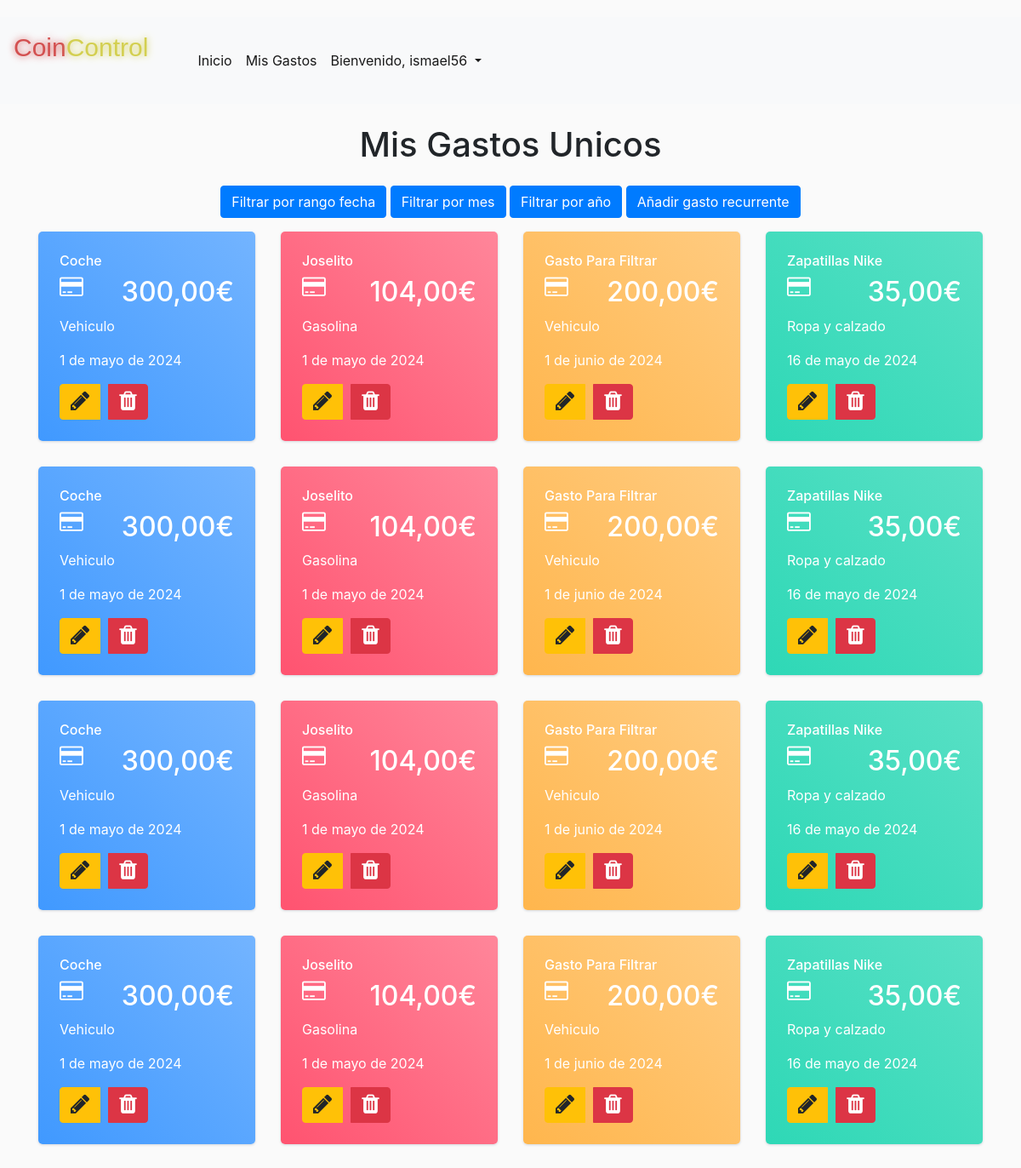
Before: /mis_gastos/unicos (signed in) with the older database file.
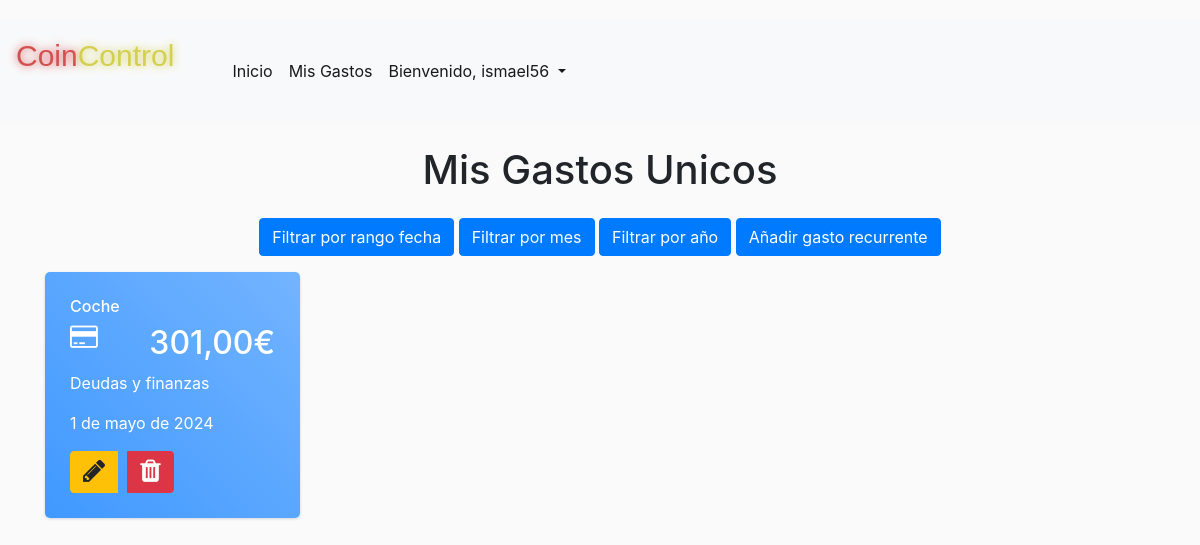
After: the same page with the newer database file.
### CoinControllapp/models.py (models this page shows, shortened)
class Gasto(models.Model):
    nombre = models.CharField(max_length=100)
    cantidad = models.DecimalField(max_digits=10, decimal_places=2)
    fecha = models.DateField()
    fechaFin =models.DateField(null=True,blank=True)
    categoria = models.CharField(max_length=100)
    notas = models.TextField(blank=True)
    usuario = models.ForeignKey(User, on_delete=models.CASCADE)
    pagoUnico = models.BooleanField(default=False)
    frecuencia_choices = [
        ('mensual', 'Mensual'),
        ('semanal', 'Semanal'),
        ('anual', 'Anual'),
    ]
    frecuencia = models.CharField(max_length=10, choices=frecuencia_choices, blank=True, null=True)

### CoinControllapp/views_gastos.py (the view)
# urls.py: path('mis_gastos/unicos',views_gastos.gastosUnicos_view,name='gastos_unico'),
@login_required
def gastosUnicos_view(request):
    gastos = Gasto.objects.filter(usuario=request.user,fechaFin__isnull= True)
    return render(request, 'mis_gastos_unicos.html', {'gastos': gastos})

### CoinControllapp/templates/mis_gastos_unicos.html (shortened to what this page needs)
{% extends 'base.html' %} {% block content %}
<div class="container">
    <h1 class="mt-4 mb-4 text-center">Mis Gastos Unicos</h1>
    <div class="text-center mb-3">
        <button id="toggleFormBtn" class="btn btn-primary">Filtrar por rango fecha</button>
        <button id="toggleFormBtn2" class="btn btn-primary">Filtrar por mes</button>
        <button id="toggleFormBtn3" class="btn btn-primary">Filtrar por año</button>
        <a href="{% url 'new_gasto_unico' %}" class="btn btn-primary">Añadir gasto recurrente</a>
    </div>
    <div class="row">
        {% for gasto in gastos %}
        {% for gasto in gastos %}
        {% if forloop.counter0|divisibleby:4 %}
        <div class="col-md-4 col-xl-3">
            <div class="card bg-c-blue order-card">
                <div class="card-block">
                    <h6 class="m-b-20">{{ gasto.nombre }}</h6>
                    <h2 class="text-right"><i class="fa fa-credit-card f-left"></i><span>{{ gasto.cantidad }}€</span>
                    </h2>
                    <p class="m-b-0">{{ gasto.categoria }}</p>
                    <p class="m-b-0">{{ gasto.fecha }}</p>
                    <div class="btn-group" role="group" aria-label="Botones de acción">
                        <a href="{% url 'editar_gasto_unico_view' gasto.id %}" class="btn btn-warning" role="button" title="Editar"><i class="fa fa-pencil"></i></a>
                        <div class="btn-group-divider" style="width: 10px;"></div>
                        <a href="{% url 'borrar_gasto_unico' gasto.id %}" class="btn btn-danger" role="button" title="Borrar"><i class="fa fa-trash"></i></a>
                    </div>
                </div>
            </div>
        </div>
        {% elif forloop.counter0|divisibleby:3 %}
        <div class="col-md-4 col-xl-3">
            <div class="card bg-c-green order-card">
                <div class="card-block">
                    <h6 class="m-b-20">{{ gasto.nombre }}</h6>
                    <h2 class="text-right"><i class="fa fa-credit-card f-left"></i><span>{{ gasto.cantidad }}€</span>
                    </h2>
                    <p class="m-b-0">{{ gasto.categoria }}</p>
                    <p class="m-b-0">{{ gasto.fecha }}</p>
                    <div class="btn-group" role="group" aria-label="Botones de acción">
                        <a href="{% url 'editar_gasto_unico_view' gasto.id %}" class="btn btn-warning" role="button" title="Editar"><i class="fa fa-pencil"></i></a>
                        <div class="btn-group-divider" style="width: 10px;"></div>
                        <a href="{% url 'borrar_gasto_unico' gasto.id %}" class="btn btn-danger" role="button" title="Borrar"><i class="fa fa-trash"></i></a>
                    </div>
                </div>
            </div>
        </div>
        {% elif forloop.counter0|divisibleby:2 %}
        <div class="col-md-4 col-xl-3">
            <div class="card bg-c-yellow order-card">
                <div class="card-block">
                    <h6 class="m-b-20">{{ gasto.nombre }}</h6>
                    <h2 class="text-right"><i class="fa fa-credit-card f-left"></i><span>{{ gasto.cantidad }}€</span>
                    </h2>
                    <p class="m-b-0">{{ gasto.categoria }}</p>
                    <p class="m-b-0">{{ gasto.fecha }}</p>
                    <div class="btn-group" role="group" aria-label="Botones de acción">
                        <a href="{% url 'editar_gasto_unico_view' gasto.id %}" class="btn btn-warning" role="button" title="Editar"><i class="fa fa-pencil"></i></a>
                        <div class="btn-group-divider" style="width: 10px;"></div>
                        <a href="{% url 'borrar_gasto_unico' gasto.id %}" class="btn btn-danger" role="button" title="Borrar"><i class="fa fa-trash"></i></a>
                    </div>
                </div>
            </div>
        </div>
        {% else %}
        <div class="col-md-4 col-xl-3">
            <div class="card bg-c-pink order-card">
                <div class="card-block">
                    <h6 class="m-b-20">{{ gasto.nombre }}</h6>
                    <h2 class="text-right"><i class="fa fa-credit-card f-left"></i><span>{{ gasto.cantidad }}€</span>
                    </h2>
                    <p class="m-b-0">{{ gasto.categoria }}</p>
                    <p class="m-b-0">{{ gasto.fecha }}</p>
                    <div class="btn-group" role="group" aria-label="Botones de acción">
                        <a href="{% url 'editar_gasto_unico_view' gasto.id %}" class="btn btn-warning" role="button" title="Editar"><i class="fa fa-pencil"></i></a>
                        <div class="btn-group-divider" style="width: 10px;"></div>
                        <a href="{% url 'borrar_gasto_unico' gasto.id %}" class="btn btn-danger" role="button" title="Borrar"><i class="fa fa-trash"></i></a>
                    </div>
                </div>
            </div>
        </div>
        {% endif %}
        {% endfor %}
        {% endfor %}
    </div>
</div>
{% endblock %}

### CoinControllapp/templates/base.html (shortened to what this page needs)
<!DOCTYPE html>
<html lang="es">
<head>
    <link href="https://stackpath.bootstrapcdn.com/bootstrap/4.5.2/css/bootstrap.min.css" rel="stylesheet">
    <link href="https://maxcdn.bootstrapcdn.com/font-awesome/4.3.0/css/font-awesome.min.css" rel="stylesheet">
</head>
<header>
    <nav class="navbar navbar-expand-lg navbar-light bg-light">
        <h1>
            <p class="coin">Coin
            <p class="controll">Control</p>
            </p>
        </h1>
        <div class="collapse navbar-collapse" id="navbarNav">
            <ul class="navbar-nav">
                <li class="nav-item active">
                    <a class="nav-link" href={% url 'home' %}>Inicio <span class="sr-only">(current)</span></a>
                </li>
                {% if user.is_authenticated %}
                <li class="nav-item active">
                    <a class="nav-link" href={% url 'mis_gastos' %}>Mis Gastos
                </li>
                <li class="nav-item dropdown active">
                    <a class="nav-link dropdown-toggle" href="#" id="navbarDropdownMenuLink" role="button"
                        data-toggle="dropdown" aria-haspopup="true" aria-expanded="false">
                        Bienvenido, {{ request.user.username }}
                    </a>
                </li>
                {% endif %}
            </ul>
        </div>
    </nav>
</header>
<body>
    {% block content %}{% endblock %}
</body>
</html>

### CoinControllapp/templates/base.html (style rules this page uses)
.coin { text-align: left; font-family: Arial; font-size: 30px; color: #d35050; text-shadow: 0px 0px 9px #d35050; width: auto; }
.coin, .controll { display: inline-block; }
.controll { width: auto; text-align: left; font-family: Arial; font-size: 30px; color: #d3cf50; text-shadow: 0px 0px 9px #d3cf50; }

### CoinControllapp/templates/mis_gastos_unicos.html (style rules this page uses)
body { margin-top: 20px; background: #FAFAFA; }
.order-card { color: #fff; }
.bg-c-blue { background: linear-gradient(45deg, #4099ff, #73b4ff); }
.card { border-radius: 5px; -webkit-box-shadow: 0 1px 2.94px 0.06px rgba(4, 26, 55, 0.16); box-shadow: 0 1px 2.94px 0.06px rgba(4, 26, 55, 0.16); border: none; margin-bottom: 30px; -webkit-transition: all 0.3s ease-in-out; transition: all 0.3s ease-in-out; }
.card .card-block { padding: 25px; }
.order-card i { font-size: 26px; }
.f-left { float: left; }

Changed rows visible on the page:
removed Gasto: nombre "Joselito", cantidad "104,00", categoria "Gasolina", fecha "1 de mayo de 2024", Gasto (nombre "Coche", cantidad "300,00", categoria "Vehiculo", fecha "1 de mayo de 2024")
removed Gasto: nombre "Gasto Para Filtrar", cantidad "200,00", categoria "Vehiculo", fecha "1 de junio de 2024", Gasto (nombre "Coche", cantidad "300,00", categoria "Vehiculo", fecha "1 de mayo de 2024")
removed Gasto: nombre "Zapatillas Nike", cantidad "35,00", categoria "Ropa y calzado", fecha "16 de mayo de 2024", Gasto (nombre "Coche", cantidad "300,00", categoria "Vehiculo", fecha "1 de mayo de 2024")
changed Gasto "Coche": cantidad "300,00" → "301,00"; categoria "Vehiculo" → "Deudas y finanzas"
